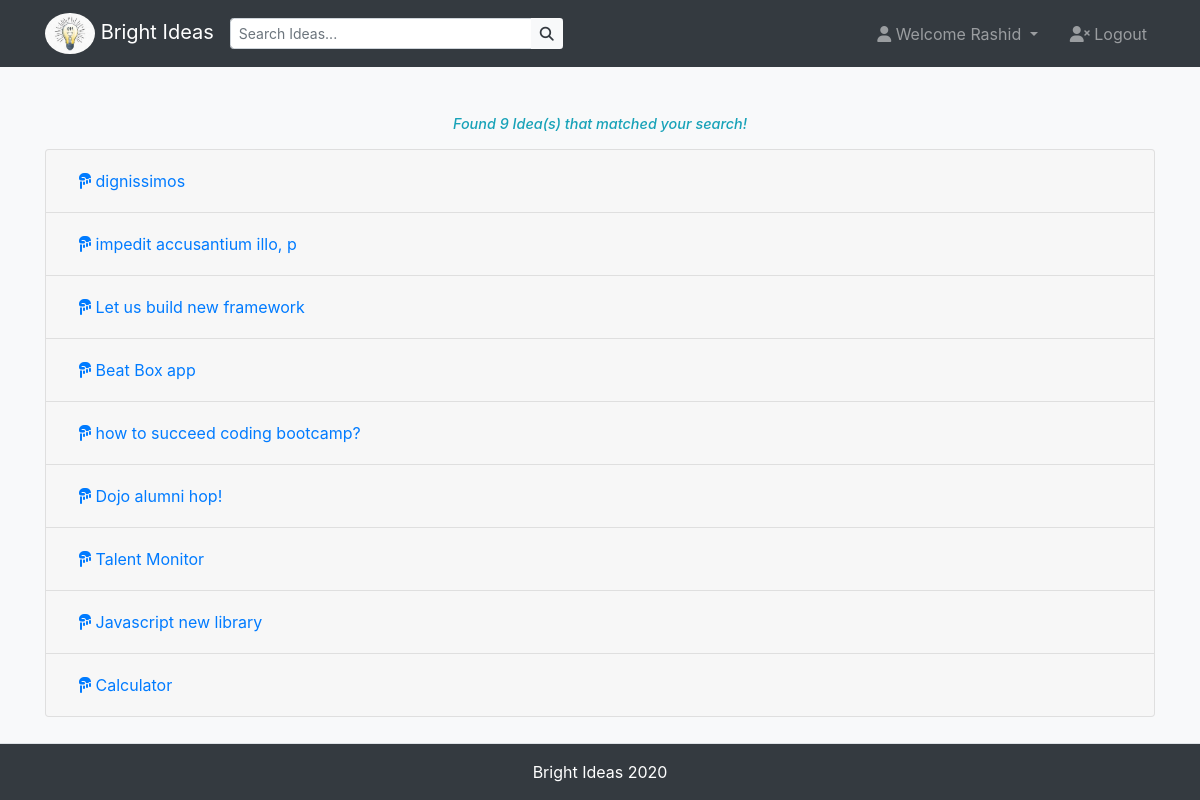
The app's page /ideas/search (signed in) with its own data.
### ideas/models.py (models this page shows)
class Post(models.Model):
  title = models.CharField(max_length=255)
  content = models.TextField()
  author = models.ForeignKey(User, related_name='posts', on_delete=models.CASCADE)
  who_likes = models.ManyToManyField(User, related_name='liked_posts')
  created_at = models.DateTimeField(auto_now_add=True)
  updated_at = models.DateTimeField(auto_now=True)
  objects = PostManager()

### ideas/views.py (the view)
# urls.py: path('search', views.search, name='search'),
def search(request):
  now = timezone.now()
  qs = Post.objects.all()
  title_contains = request.GET.get('title_contains')
  if title_contains != '' and title_contains is not None:
    qs = qs.filter(title__icontains=title_contains)
  context = {
      'queryset': qs
    }
  return render(request, 'ideas/search.html', context)

### templates/ideas/search.html (shortened to what this page needs)
{% extends 'ideas/base.html' %}
{% block body_block %}
 <div class="container mt-5">
  <h4 class="text-center text-info mb-3 font-italic figure-caption">Found {{queryset.count}} Idea(s) that matched your search!</h4>
  <div class="accordion" id="postModal">
    {% for post in queryset %}
      <div class="card">
        <div class="card-header" id="headingOne">
          <h2 class="mb-0">
            <button class="btn btn-link btn-block text-left" type="button" data-toggle="collapse" data-target="#collapse{{post.id}}" aria-expanded="true" aria-controls="collapseOne"><i class="fas fa-hand-point-down"></i> {{post.title}}</button>
          </h2>
        </div>
      </div>
    {% endfor %}
 </div>
{% endblock %}

### templates/ideas/base.html (shortened to what this page needs)
{% load static %}
<!DOCTYPE html>
<html lang="en">
<head>
  <link rel="stylesheet" href="https://stackpath.bootstrapcdn.com/bootstrap/4.5.1/css/bootstrap.min.css">
 <link rel="stylesheet" href="{% static 'ideas/style.css' %}">
</head>
<body class="bg-light">
  <div class="image-overlay">
  <nav class="navbar navbar-expand-md navbar-dark bg-dark py-2">
    <div class="container">
      <a href="{% url 'index'%}" class="navbar-brand"><img src="/static/ideas/images/lightbulb.jpg"  alt="" class="brand "> Bright Ideas</a>
      <form action="{% url 'ideas:search' %}" method="GET" class="input-group search_form">
        <input type="search" name="title_contains" class="form-control form-control-sm" placeholder="Search Ideas...">
        <div class="input-group-append">
          <button class="btn bg-light text-dark btn-sm"><i class="fas fa-search"></i></button>
        </div>
      </form>
      <div class="collapse navbar-collapse" id="navbarCollapse">
        <ul class="navbar-nav ml-auto">
          {% if user.is_authenticated %}
          <li class="nav-item dropdown mr-3">
            <a href="#" class="nav-link dropdown-toggle" data-toggle="dropdown">
              <i class="fas fa-user"></i> Welcome {{user.username}}
            </a>
          </li>
          {% endif %}
          {% if user.is_authenticated %}
          <li class="nav-item">
            <a href="{% url 'user_logout'%}" class="nav-link">
              <i class="fas fa-user-times"></i> Logout
            </a>
          </li>
          {% else %}
          <li class="nav-item">
            <a href="{% url 'ideas:user_login'%}" class="nav-link">
              <i class="fas fa-user"></i> Login
            </a>
          </li>
          {% endif %}
        </ul>
      </div>
    </div>
  </nav>
    {% block body_block %}
    {% endblock %}
<footer class="footer bg-dark text-center text-white py-3 fixed-bottom border-top">
  <span>Bright Ideas 2020</span>
</footer>
  </div>
</body>
</html>

### static/ideas/style.css (style rules this page uses)
.brand { width: 50px; border-radius: 50%; }
@media (min-width: 1023px) { .search_form { width: 30% !important; } }

### records on screen
Post: title "dignissimos"
Post: title "impedit accusantium illo, p"
Post: title "Let us build new framework"
Post: title "Beat Box app"
Post: title "how to succeed coding bootcamp?"
Post: title "Dojo alumni hop!"
Post: title "Talent Monitor"
Post: title "Javascript new library"
Post: title "Calculator"

### other values on screen
{{ user.username }} "Rashid"
{{ queryset.count }} "9"
